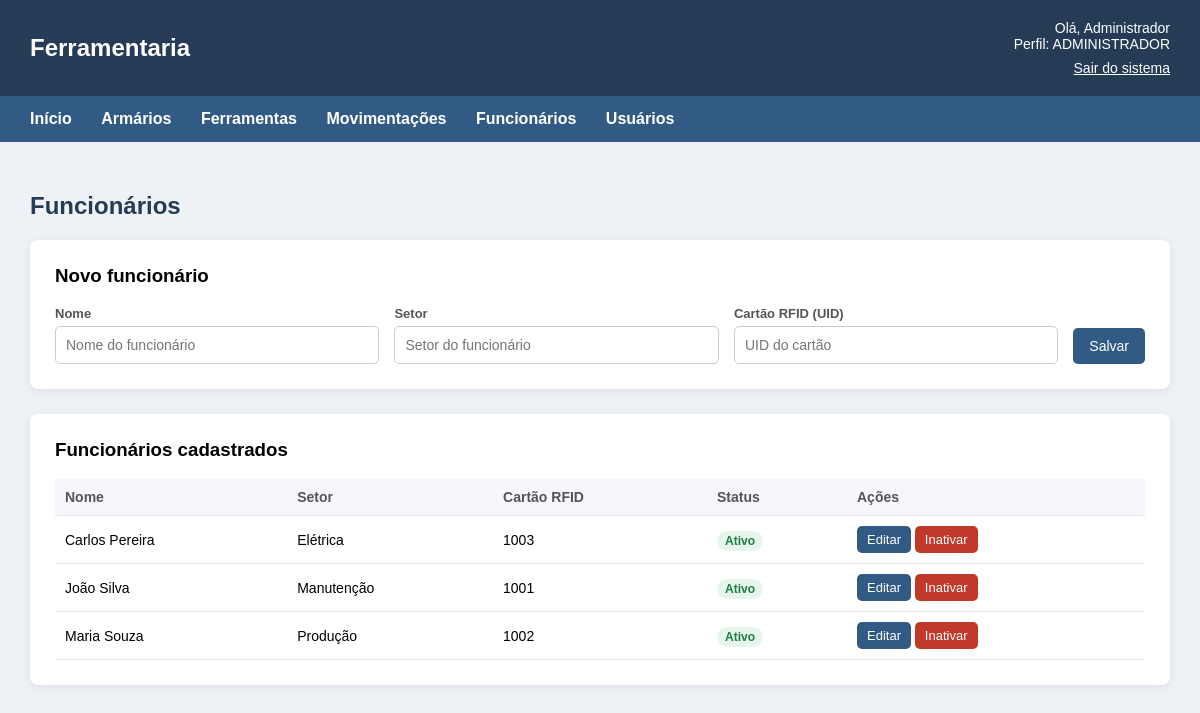
Screenshot of /funcionarios.php (signed in) with the database file from the repository.
### tables this page shows
CREATE TABLE funcionarios (
  id          INT AUTO_INCREMENT PRIMARY KEY,
  nome        VARCHAR(100) NOT NULL,
  setor       VARCHAR(60)  NULL,
  cartao_rfid VARCHAR(50)  NOT NULL UNIQUE,
  ativo       BOOLEAN NOT NULL DEFAULT TRUE,
  criado_em TIMESTAMP DEFAULT CURRENT_TIMESTAMP
);

### funcionarios.php (the view, shortened to what this page needs)
<?php
require_once "./config/conexao.php";
$nome   = $_SESSION['usuario_nome'];
$perfil = $_SESSION['perfil'];
$ehAdmin = $perfil === 'administrador';
$editando = null;
$form = [
    'id'          => $editando['id'] ?? ($_POST['id'] ?? ''),
    'nome'        => $editando['nome'] ?? ($_POST['nome'] ?? ''),
    'setor'       => $editando['setor'] ?? ($_POST['setor'] ?? ''),
    'cartao_rfid' => $editando['cartao_rfid'] ?? ($_POST['cartao_rfid'] ?? '')
];
$funcionarios = $pdo->query("
    SELECT *
    FROM funcionarios
    ORDER BY ativo DESC, nome
")->fetchAll();
?>
<!DOCTYPE html>
<html lang="pt-br">
<head>
</head>
<body>
    <header>
        <h2>Ferramentaria</h2>
        <div class="usuario">
            Olá, <?= htmlspecialchars($nome) ?><br>
            Perfil: <?= $ehAdmin ? 'ADMINISTRADOR' : 'OPERADOR' ?><br>
            <a href="sair.php">Sair do sistema</a>
        </div>
    </header>
    <nav>
        <a href="dashboard.php">Início</a>
        <a href="armarios.php">Armários</a>
        <a href="ferramentas.php">Ferramentas</a>
        <a href="historico.php">Movimentações</a>
        <?php if ($ehAdmin): ?>
            <a href="funcionarios.php">Funcionários</a>
            <a href="usuarios.php">Usuários</a>
        <?php endif; ?>
    </nav>
    <main>
        <h2 class="titulo">Funcionários</h2>
        <?php if ($ehAdmin): ?>
        <div class="caixa">
            <h3>
                <?= $form['id'] ? 'Editar funcionário' : 'Novo funcionário' ?>
            </h3>
            <form method="POST" action="funcionarios.php">
                <div class="campos">
                    <div class="campo">
                        <label for="nome">Nome</label>
                        <input
                            type="text"
                            id="nome"
                            name="nome"
                            maxlength="100"
                            required
                            value="<?= htmlspecialchars($form['nome']) ?>"
                            placeholder="Nome do funcionário"
                        >
                    </div>
                    <div class="campo">
                        <label for="setor">Setor</label>
                        <input
                            type="text"
                            id="setor"
                            name="setor"
                            maxlength="60"
                            value="<?= htmlspecialchars($form['setor']) ?>"
                            placeholder="Setor do funcionário"
                        >
                    </div>
                    <div class="campo">
                        <label for="cartao_rfid">Cartão RFID (UID)</label>
                        <input
                            type="text"
                            id="cartao_rfid"
                            name="cartao_rfid"
                            maxlength="50"
                            required
                            value="<?= htmlspecialchars($form['cartao_rfid']) ?>"
                            placeholder="UID do cartão"
                        >
                    </div>
                    <div>
                        <button type="submit" class="botao">
                            Salvar
                        </button>
                    </div>
                </div>
            </form>
        </div>
        <?php endif; ?>
        <div class="caixa">
            <h3>Funcionários cadastrados</h3>
            <?php if (count($funcionarios) === 0): ?>
                <p>Nenhum funcionário cadastrado.</p>
            <?php else: ?>
                <table>
                    <tr>
                        <th>Nome</th>
                        <th>Setor</th>
                        <th>Cartão RFID</th>
                        <th>Status</th>
                        <?php if ($ehAdmin): ?>
                            <th>Ações</th>
                        <?php endif; ?>
                    </tr>
                    <?php foreach ($funcionarios as $f): ?>
                    <tr class="<?= $f['ativo'] ? '' : 'inativa' ?>">
                        <td>
                            <?= htmlspecialchars($f['nome']) ?>
                        </td>
                        <td>
                            <?= htmlspecialchars($f['setor'] ?? '-') ?>
                        </td>
                        <td>
                            <?= htmlspecialchars($f['cartao_rfid']) ?>
                        </td>
                        <td>
                            <?php if ($f['ativo']): ?>
                                <span class="etiqueta ativa">
                                    Ativo
                                </span>
                            <?php else: ?>
                                <span class="etiqueta inativa">
                                    Inativo
                                </span>
                            <?php endif; ?>
                        </td>
                        <?php if ($ehAdmin): ?>
                        <td>
                            <a
                                href="funcionarios.php?editar=<?= $f['id'] ?>"
                                class="botao pequeno"
                            >
                                Editar
                            </a>
                            <form method="POST" action="funcionarios.php">
                                <?php if ($f['ativo']): ?>
                                    <button
                                        type="submit"
                                        class="botao pequeno vermelho"
                                        onclick="return confirm('Inativar este funcionário?')"
                                    >
                                        Inativar
                                    </button>
                                <?php endif; ?>
                            </form>
                        </td>
                        <?php endif; ?>
                    </tr>
                    <?php endforeach; ?>
                </table>
            <?php endif; ?>
        </div>
    </main>
</body>
</html>

### funcionarios.php (style rules this page uses)
* { box-sizing: border-box; }
body { margin: 0; font-family: Arial, sans-serif; background-color: #eef1f5; }
header { background-color: #263b55; color: white; padding: 20px 30px; display: flex; justify-content: space-between; align-items: center; }
header h2 { margin: 0; }
.usuario { text-align: right; font-size: 14px; }
.usuario a { color: white; display: inline-block; margin-top: 8px; }
nav { background-color: #315b85; padding: 14px 30px; }
nav a { color: white; text-decoration: none; margin-right: 25px; font-weight: bold; }
main { padding: 30px; }
h2.titulo { color: #263b55; }
.caixa { background-color: white; padding: 25px; border-radius: 8px; margin-bottom: 25px; box-shadow: 0 2px 8px rgba(0, 0, 0, 0.08); overflow-x: auto; }
.caixa h3 { margin-top: 0; }
.campos { display: flex; gap: 15px; flex-wrap: wrap; align-items: flex-end; }
.campo { display: flex; flex-direction: column; flex: 1; min-width: 150px; }
.campo label { font-size: 13px; font-weight: bold; color: #555; margin-bottom: 5px; }
.campo input { padding: 10px; border: 1px solid #ccc; border-radius: 5px; font-size: 14px; }
.botao { display: inline-block; background-color: #315b85; color: white; border: none; text-decoration: none; padding: 10px 16px; border-radius: 5px; font-size: 14px; cursor: pointer; }
.botao.vermelho { background-color: #c0392b; }
.botao.pequeno { padding: 6px 10px; font-size: 13px; }
table { width: 100%; border-collapse: collapse; font-size: 14px; }
th, td { text-align: left; padding: 10px; border-bottom: 1px solid #e3e6ea; }
th { background-color: #f5f7fa; color: #555; }
td form { display: inline; }
.etiqueta { padding: 3px 8px; border-radius: 10px; font-size: 12px; font-weight: bold; }
.etiqueta.ativa { background-color: #e6f6ec; color: #1e7e45; }

### rows the page displays
funcionarios: nome "Carlos Pereira", setor "Elétrica", cartao_rfid "1003", ativo "Ativo"
funcionarios: nome "João Silva", setor "Manutenção", cartao_rfid "1001", ativo "Ativo"
funcionarios: nome "Maria Souza", setor "Produção", cartao_rfid "1002", ativo "Ativo"

### other values shown
$nome "Administrador"
